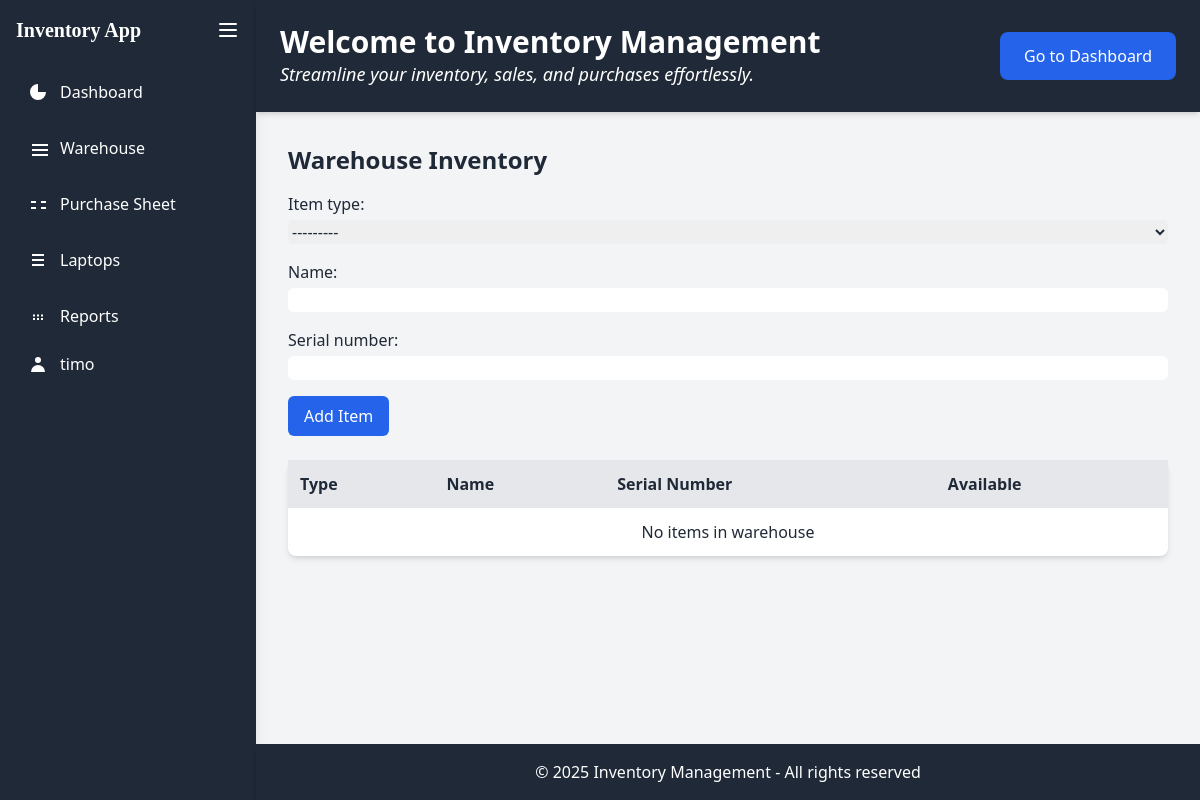
/purchases/warehouse/ (signed in), run on an earlier commit of the app's database.
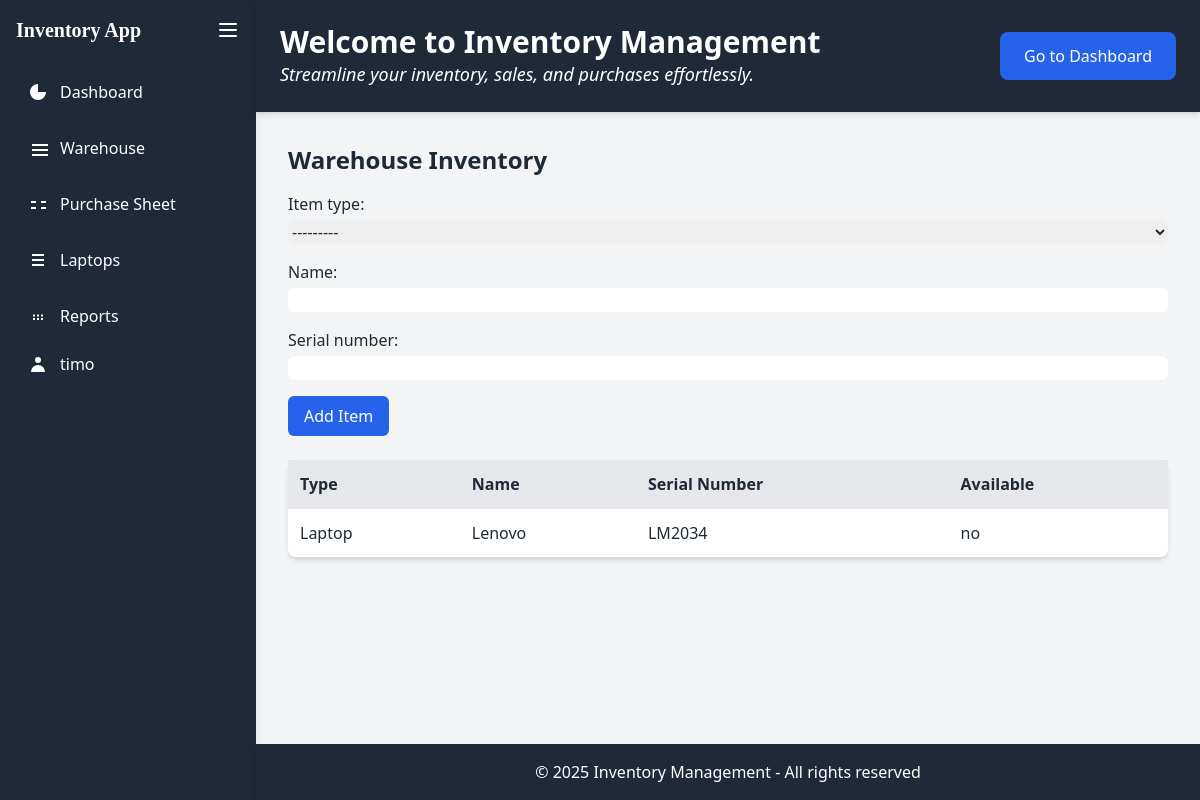
And on a later commit of the database.
### purchases/models.py (models this page shows, shortened)
class WarehouseItem(models.Model):
    ITEM_TYPES = (
        ('laptop', 'Laptop'),
        ('monitor', 'Monitor'),
        ('phone', 'Phone'),
        ('accessory', 'Accessory'),
    )
    item_type = models.CharField(max_length=20, choices=ITEM_TYPES)
    name = models.CharField(max_length=100)
    serial_number = models.CharField(max_length=100, unique=True)
    date_added = models.DateField(auto_now_add=True)
    is_available = models.BooleanField(default=True)

### purchases/views.py (the view)
# urls.py: path('warehouse/', views.warehouse, name='warehouse'),
@login_required
def warehouse(request):
    if request.method == 'POST':
        form = WarehouseItemForm(request.POST)
        if form.is_valid():
            form.save()
            messages.success(request, 'Item added to warehouse successfully!')
            return redirect('purchases:warehouse')
    else:
        form = WarehouseItemForm()
    items = WarehouseItem.objects.all()
    return render(request, 'purchases/warehouse.html', {'form': form, 'items': items})

### purchases/forms.py
class WarehouseItemForm(forms.ModelForm):
    class Meta:
        model = WarehouseItem
        fields = ['item_type', 'name', 'serial_number']
        widgets = {
            'item_type': forms.Select(attrs={'class': 'mt-1 block w-full rounded-md border-gray-300'}),
            'name': forms.TextInput(attrs={'class': 'mt-1 block w-full rounded-md border-gray-300'}),
            'serial_number': forms.TextInput(attrs={'class': 'mt-1 block w-full rounded-md border-gray-300'}),
        }

### templates/purchases/warehouse.html (shortened to what this page needs)
{% extends 'base.html' %}
{% block content %}
<div class="max-w-4xl mx-auto">
  <h2 class="text-2xl font-semibold mb-4">Warehouse Inventory</h2>
  <form method="POST" class="space-y-4 mb-6">
    {{ form.as_p }}
    <button type="submit" class="px-4 py-2 bg-blue-600 text-white rounded-md hover:bg-blue-700">Add Item</button>
  </form>
  <table class="w-full bg-white shadow-md rounded-lg">
    <thead class="bg-gray-200">
      <tr>
        <th class="p-3 text-left">Type</th>
        <th class="p-3 text-left">Name</th>
        <th class="p-3 text-left">Serial Number</th>
        <th class="p-3 text-left">Available</th>
      </tr>
    </thead>
    <tbody>
      {% for item in items %}
      <tr class="border-t">
        <td class="p-3">{{ item.get_item_type_display }}</td>
        <td class="p-3">{{ item.name }}</td>
        <td class="p-3">{{ item.serial_number }}</td>
        <td class="p-3">{{ item.is_available|yesno }}</td>
      </tr>
      {% empty %}
      <tr><td colspan="4" class="p-3 text-center">No items in warehouse</td></tr>
      {% endfor %}
    </tbody>
  </table>
</div>
{% endblock %}

What changed in the data, as far as the page shows it:
added WarehouseItem: item_type "Laptop", name "Lenovo", serial_number "LM2034", is_available "no"
Also different on the page:
text no longer shown: "No items in warehouse"
